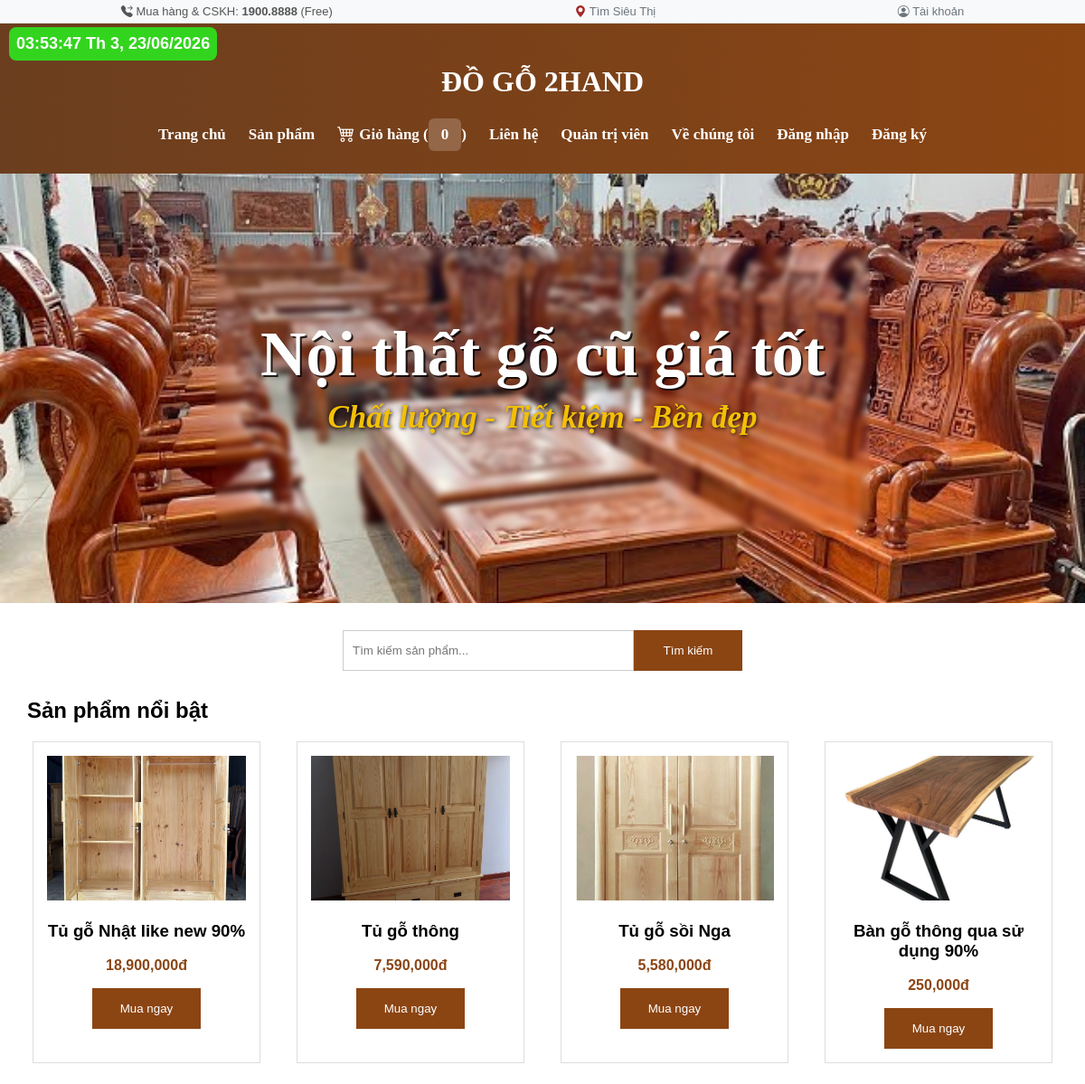
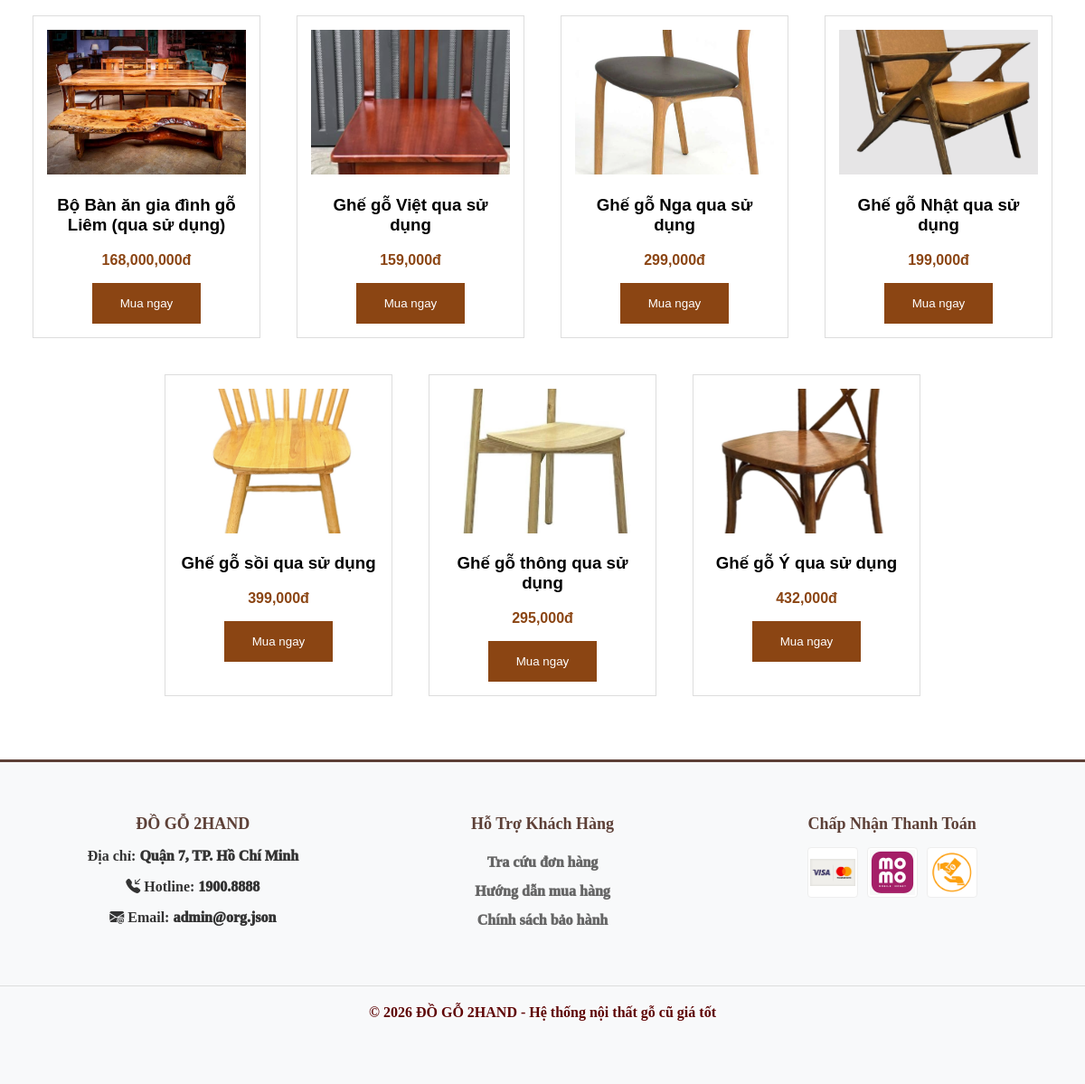
The page / on the database its author committed (2 pictures, top to bottom).
### tables this page shows
CREATE TABLE `products` (
  `id` int(11) NOT NULL,
  `name` varchar(255) NOT NULL,
  `price` int(11) NOT NULL,
  `image` varchar(255) NOT NULL,
  `description` text DEFAULT NULL,
  `created_at` timestamp NOT NULL DEFAULT current_timestamp(),
  `quantity` int(11) DEFAULT 10
);

### index.php (the view, shortened to what this page needs)
<?php
include "config.php";
$sql = "SELECT * FROM products";
$result = mysqli_query($conn, $sql);
?>
<!DOCTYPE html>
<html lang="vi">
<head>
    <link rel="stylesheet" href="style.css">
    <link rel="stylesheet" href="https://cdn.jsdelivr.net/npm/bootstrap-icons@1.11.0/font/bootstrap-icons.css">
</head>
<body>
    <div class="top-banner">
        <div class="banner-content">
            <span><i class="bi bi-telephone-forward-fill"></i> Mua hàng & CSKH: <strong>1900.8888</strong> (Free)</span>
            <a href="find_store.php" class="text-decoration-none banner-link" style="color: #6c757d;">
                <span><i class="bi bi-geo-alt-fill" style="font-weight: bold; color: brown"></i> Tìm Siêu Thị</span>
            </a>
            <a href="account.php" class="text-decoration-none banner-link" style="color: #6c757d;">
                <span><i class="bi bi-person-circle"></i> Tài khoản</span>
            </a>
        </div>
    </div>
    <div id="realtimeClock" style="position: fixed; top: 10px; left: 10px; padding: 8px; background: #33d41e;
                color: white; border-radius: 8px; z-index: 9999; font-size: 18px;
                font-weight: bold; font-family: sans-serif; pointer-events: none;">
    </div>
    <header>
        <h1>ĐỒ GỖ 2HAND</h1>
        <nav>
            <a href="#">Trang chủ</a>
            <a href="products.php">Sản phẩm</a>
            <a href="cart.php" class="cart-link">
                <i class="bi bi-cart4"></i>
                Giỏ hàng (<span id="cartCount">0</span>)
            </a>
            <a href="contact.php">Liên hệ</a>
            <a href="admin/login.php">Quản trị viên</a>
            <a href="about_us.php">Về chúng tôi</a>
            <?php if (isset($_SESSION["user_id"])) { ?>
            <span>
                Xin chào,
                <?= $_SESSION["fullname"] ?>
            </span>
            <a href="users/logout.php">
                Đăng xuất
            </a>
            <?php } else { ?>
            <a href="users/login.php">
                Đăng nhập
            </a>
            <a href="users/register.php">
                Đăng ký
            </a>
            <?php } ?>
        </nav>
    </header>
    <section class="banner">
        <div class="banner-box">
            <h2>Nội thất gỗ cũ giá tốt</h2>
            <p>Chất lượng - Tiết kiệm - Bền đẹp</p>
        </div>
    </section>
    <section class="products">
        <div class="search-box">
            <input type="text" id="searchInput" placeholder="Tìm kiếm sản phẩm...">
            <button>Tìm kiếm</button>
        </div>
        <h2>Sản phẩm nổi bật</h2>
        <div class="product-list">
            <?php while ($row = mysqli_fetch_assoc($result)) { ?>
            <div class="product" data-name="<?= strtolower($row['name']) ?>">
                <img src="./img/<?= $row['image'] ?>" alt="<?= $row['name'] ?>">
                <h3>
                    <?= $row['name'] ?>
                </h3>
                <p>
                    <?= number_format($row['price']) ?>đ
                </p>
                <button onclick="addToCart(
                '<?= $row['name'] ?>',
                <?= $row['price'] ?>,
                './img/<?=$row['image'] ?>'
            )">
                    Mua ngay
                </button>
            </div>
            <?php } ?>
        </div>
    </section>
    <footer class="main-footer">
        <div class="footer-container">
            <div class="footer-col">
                <h3>ĐỒ GỖ 2HAND</h3>
                <p><strong>Địa chỉ:</strong> Quận 7, TP. Hồ Chí Minh</p>
                <p><i class="bi bi-telephone-inbound-fill"></i><strong> Hotline:</strong> 1900.8888</p>
                <p><i class="bi bi-envelope-at-fill"></i><strong> Email:</strong> admin@org.json</p>
            </div>
            <div class="footer-col">
                <h3>Hỗ Trợ Khách Hàng</h3>
                <ul>
                    <li><a href="look_up_orders.php">Tra cứu đơn hàng</a></li>
                    <li><a href="buying_guide.php">Hướng dẫn mua hàng</a></li>
                    <li><a href="warranty_policy.php">Chính sách bảo hành</a></li>
                </ul>
            </div>
            <div class="footer-col">
                <h3>Chấp Nhận Thanh Toán</h3>
                <div class="payment-methods">
                    <img src="img/visa.png" alt="Visa" title="Visa/Mastercard">
                    <img src="img/momo.png" alt="Momo" title="Momo">
                    <img src="img/COD.png" alt="COD" title="COD">
                </div>
            </div>
        </div>
        <div class="footer-bottom">
            <span>
                <Strong>© 2026 ĐỒ GỖ 2HAND - Hệ thống nội thất gỗ cũ giá tốt</Strong>
            </span>
        </div>
    </footer>
</body>
</html>

### style.css (style rules this page uses)
body { font-family: Arial; margin: 0; }
header { font-family: "Times New Roman", Times, serif; background: linear-gradient(90deg, #6b3e1f, #8b4513); color: white; padding: 25px; text-align: center; box-shadow: 0 2px 10px rgba(0, 0, 0, 0.2); }
nav { display: flex; justify-content: center; align-items: center; gap: 25px; margin-top: 15px; flex-wrap: wrap; }
nav a { color: white; text-decoration: none; font-weight: bold; font-size: 17px; transition: 0.3s; }
nav span { color: #fff; font-weight: bold; background: rgba(255, 255, 255, 0.2); padding: 8px 14px; border-radius: 6px; }
.banner { position: relative; text-align: center; padding: 80px 20px; color: white; overflow: hidden; display: flex; align-items: center; justify-content: center; }
.banner::before { position: absolute; top: 0; left: 0; right: 0; bottom: 0; background-image: url("./img/bg_home_02.png"); content: ""; opacity: 1; background-size: cover; background-position: center; z-index: 1; }
.banner>* { position: relative; z-index: 2; }
.banner h2 { font-weight: bold; font-family: Playfair Display; font-size: 70px; margin-top: 10px; margin-bottom: 10px; text-shadow: 2px 2px 0px rgba(0, 0, 0, 0.8); color: white; }
.banner p { font-family: "Prata", serif; font-weight: bold; font-size: 35px; font-style: italic; text-shadow: 1px 1px 4px rgba(0, 0, 0, 0.9); color: #f3c005; margin-top: 5px; }
.banner-box { text-align: center; padding: 70px 50px; border-radius: 20px; max-width: 800px; backdrop-filter: blur(3.2px); }
.products { padding: 30px; }
.search-box { display: flex; justify-content: center; margin-bottom: 30px; }
.search-box input { width: 300px; padding: 10px; border: #ccc 1px solid; }
.search-box button { padding: 10px 20px; width: 120px; }
.product-list { display: flex; justify-content: center; gap: 40px; flex-wrap: wrap; }
.product { border: 1px solid #ddd; padding: 15px; width: 220px; text-align: center; background-color: white; }
.product img { width: 100%; height: 160px; object-fit: cover; }
.product p { font-weight: bold; color: #8b4513; }
button { background-color: #8b4513; color: white; border: none; padding: 10px; cursor: pointer; width: 120px; height: 45px; }
footer { font-family: "Times New Roman", Times, serif; background-color: #333; color: white; text-align: center; padding: 20px; padding-bottom: 70px !important; }
.cart-link { text-decoration: none; color: rgb(255, 255, 255); display: inline-flex; align-items: center; }
.cart-link i { margin-right: 5px; font-size: 1.2rem; }
.top-banner { background-color: #f8f9fa; border-bottom: 1px solid #e0e0e0; padding: 5px 0; font-size: 13px; color: #555; position: sticky; top: 0; z-index: 1000; }
.banner-content { max-width: 1200px; margin: 0 auto; display: flex; justify-content: space-around; align-items: center; }
#realtimeClock { top: 30px !important; }
.main-footer { background-color: #f8f9fa; padding: 40px 0 20px 0; border-top: 3px solid #5D4037; margin-top: 40px; }
.footer-container { max-width: 1200px; margin: 0 auto; display: flex; flex-wrap: wrap; justify-content: space-between; padding: 0 20px; color: #333; font-weight: 1000; }
.footer-col { flex: 1; min-width: 250px; margin-bottom: 20px; }
.footer-col h3 { font-size: 18px; color: #5D4037; margin-bottom: 15px; }
.footer-col ul { list-style: none; padding: 0; }
.footer-col ul li a { text-decoration: none; color: #666; line-height: 2; }
.footer-bottom { text-align: center; border-top: 1px solid #ddd; margin-top: 20px; padding-top: 20px; color: #5e0404; }
.payment-methods { display: flex; flex-wrap: wrap; justify-content: center; gap: 10px; }
.payment-methods img { width: 50px; height: 50px; object-fit: contain; background: #fff; padding: 2px; border-radius: 4px; border: 1px solid #eee; }
.top-banner a, .top-banner a:hover, .top-banner a span { text-decoration: none !important; }

### index.php (style rules this page uses)
footer { padding-bottom: 60px; text-align: center; position: relative; z-index: 1; }

### rows shown on the page
products: image (picture), name "Tủ gỗ Nhật like new 90%", price "18,900,000"
products: image (picture), name "Tủ gỗ thông", price "7,590,000"
products: image (picture), name "Tủ gỗ sồi Nga", price "5,580,000"
products: image (picture), name "Bàn gỗ thông qua sử dụng 90%", price "250,000"
products: image (picture), name "Bộ Bàn ăn gia đình gỗ Liêm (qua sử dụng)", price "168,000,000"
products: image (picture), name "Ghế gỗ Việt qua sử dụng", price "159,000"
products: image (picture), name "Ghế gỗ Nga qua sử dụng", price "299,000"
products: image (picture), name "Ghế gỗ Nhật qua sử dụng", price "199,000"
products: image (picture), name "Ghế gỗ sồi qua sử dụng", price "399,000"
products: image (picture), name "Ghế gỗ thông qua sử dụng", price "295,000"
products: image (picture), name "Ghế gỗ Ý qua sử dụng", price "432,000"
